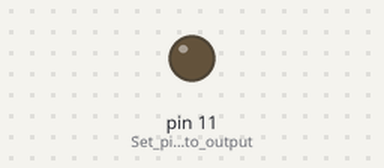
A sketch run on a simulated Arduino Uno, built with avr-gcc and run on an emulated ATmega328P. On the bench: output pins drawn as LEDs (lit = HIGH).

Above: at 0.05 s.
At 5.0 s:
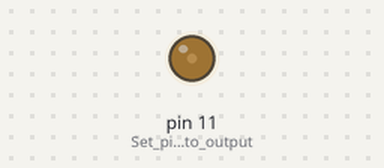
At 10.0 s:
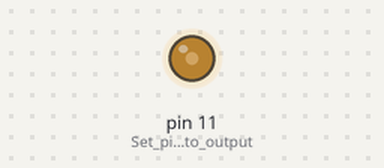
Timing chart, 0 to 13.0 s (numbered marks = the images above):
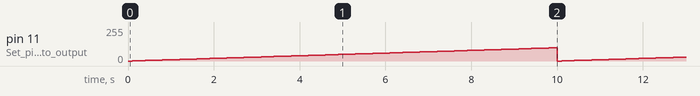

Measured:
- by itself, pin 11 (Set_pin_11_to_output): ramps from 0/255 to 99/255 and jumps back, once every 10.0 s

The sketch:

Dim.ino
```cpp
//Mr Minsky
//Dim LED

int brightness = 0;       //Create a variable called brightness that starts at 0

void setup() {
  pinMode(11, OUTPUT);    //Set pin 11 to output
}

void loop() {
  analogWrite(11, brightness); //Set the LED in pin 11 to the value stored in brightness
  brightness = brightness + 1; //Increase brightness by 1
  delay(100);                  //Wait .1 second
  if(brightness == 100) {      //If the current value of brightness is 100...
    brightness = 0;            //...then set brightness to 0
  }
}
```
